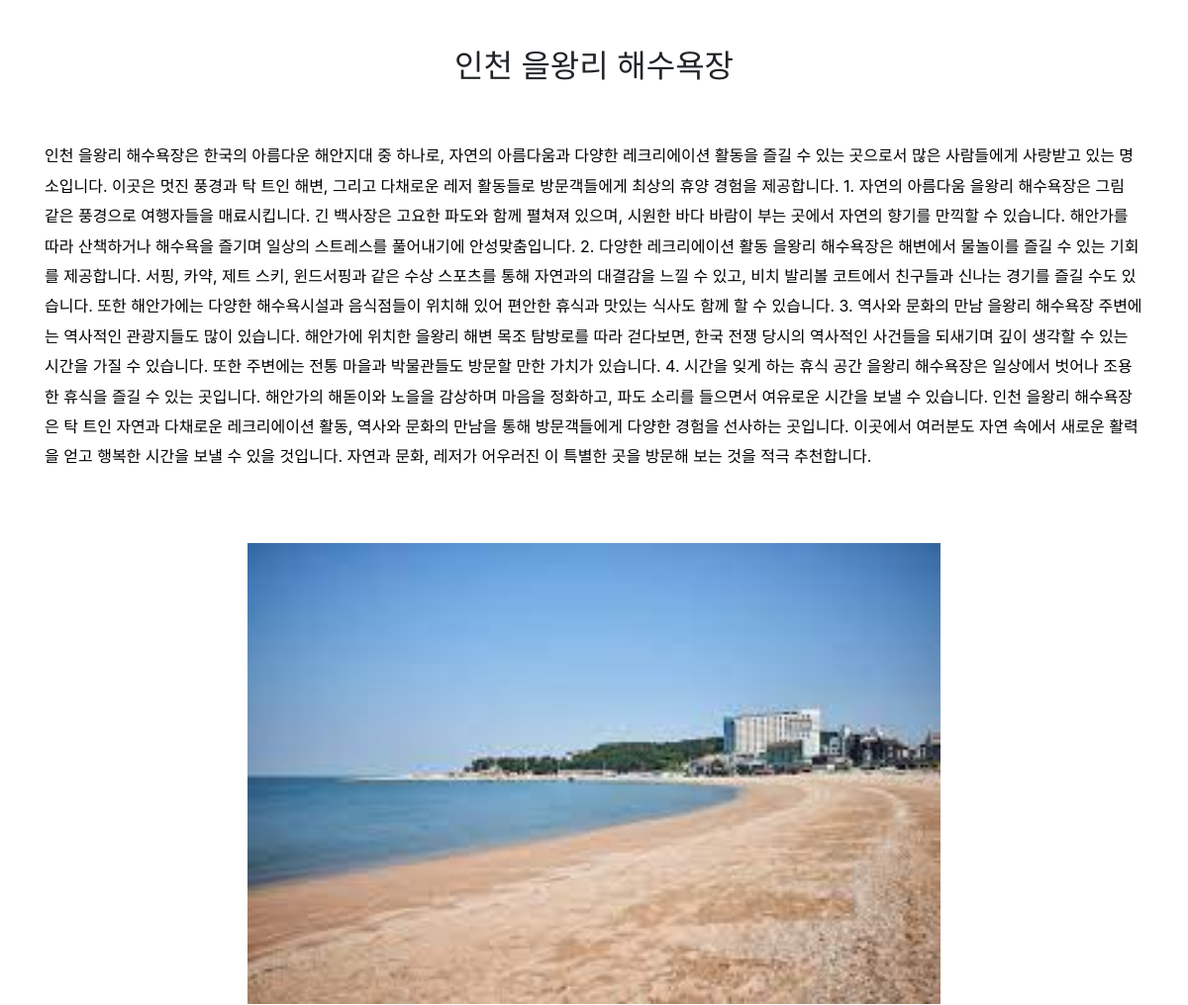
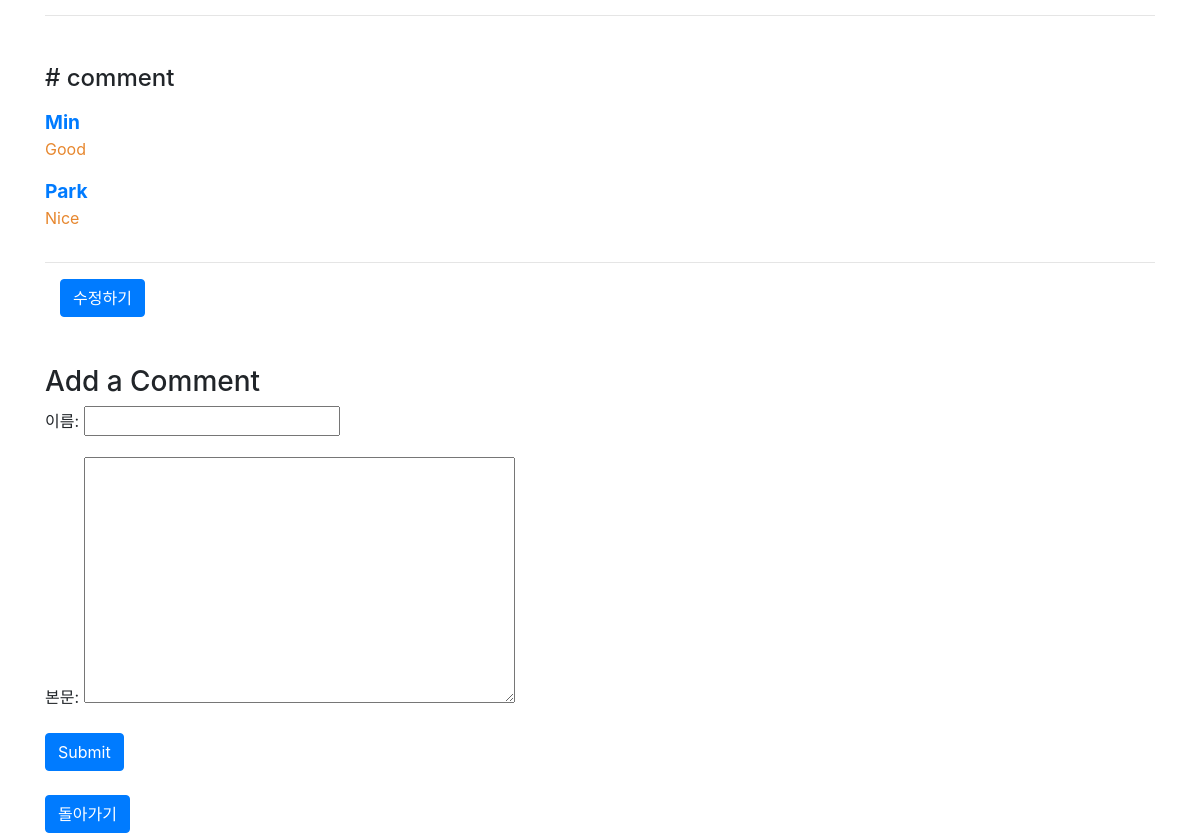
The app's page /post/detail/60/ with its own data (2 pictures, top to bottom).
### post/models.py (models this page shows, shortened)
class Post(models.Model):
    title=models.CharField(max_length=200, verbose_name='제목')
    body=models.TextField(verbose_name='본문')
    created_at=models.DateTimeField(auto_now_add=True, verbose_name='작성일')
    author=models.ForeignKey(Bcuser, on_delete=models.CASCADE, verbose_name='작성자')
    imgfile=models.ImageField(null=True, upload_to="", blank=True)  #이미지 칼럼 추가
    class Meta:
        db_table='Post_table'
        verbose_name='포스트'
        verbose_name_plural='포스트들'

class Comment(models.Model):
    post=models.ForeignKey(Post, related_name='comments', on_delete=models.CASCADE, verbose_name='포스트')
    name=models.CharField(max_length=80, verbose_name='이름')
    body=models.TextField(verbose_name='본문')
    created_at=models.DateTimeField(auto_now_add=True, verbose_name='작성일')
    class Meta:
        db_table='Comment_table'
        verbose_name='댓글'
        verbose_name_plural='댓글들'

### post/views.py (the view)
# urls.py: path('detail/<int:pk>/', views.post_detail, name='post_detail'), # 127.0.0.1:8000/post/detail/1
def post_detail(request, pk):
    post=get_object_or_404(Post, pk=pk) # Post : models의 Post 데이터베이스
    comments=post.comments.all()
    if request.method == 'POST':
        comment_form=CommentForm(request.POST)
        if comment_form.is_valid():
            comment=comment_form.save(commit=False)
            comment.post=post
            comment.save()
            return redirect('post_detail', pk=post.pk)
    else:
        comment_form=CommentForm()
    return render(request, 'post_detail.html', {'post':post,'comments':comments,'comment_form':comment_form})

### post/forms.py
class CommentForm(forms.ModelForm):
    class Meta:
        model = Comment
        fields = ['name','body']

### post/templates/post_detail.html (shortened to what this page needs)
{% extends "base.html" %}
{% block contents %}
<div class="row mt-5">
    <div class="col-12 text-center">
        <h2>{{post.title}}</h2>
    </div>
</div>
<div class="row mt-5">
    <div class="col-12">
        <p class="post-body">{{post.body}}</p>
    </div>
</div>
{% if post.imgfile %}
<div class="row mt-5">
    <div class="col-12 text-center">
    </div>
</div>
<div class="row">
    <div class="col-12 text-center">
        <img src="{{ post.imgfile.url }}" width="700">
    </div>
</div>
{% endif %}
<hr>
<div class="row mt-5">
    <div class="col-12">
        <h4>&#35; comment</h4>
        {% for comment in comments%}
        <div class="comment">
            <div class="comment-name">{{comment.name}}</div>
            <p>{{comment.body}}</p>
        </div>
        {% empty %}
        <p>No comment yet.</p>
        {% endfor %}
    </div>
</div>
<hr>
<div class="col-12 mt-2">
    <a href="/post/detail/{{post.id}}/modify/"><button type="button" class="btn btn-primary">수정하기</button></a>
</div>
<div class="row mt-5">
    <div class="col-12">
        <h3>Add a Comment</h3>
        <form method="POST">
            {{comment_form.as_p}}
            <button type="submit" class="btn btn-primary">Submit</button>
        </form>
    </div>
    <div class="col-12 mt-2">
        <button type="button" class="btn btn-primary" onclick="location.href='/post/post_list'">돌아가기</button>
    </div>
</div>
{% endblock %}

### post/templates/post_detail.html (style rules this page uses)
div.comment-name { font-size: 1.2em; font-weight: bold; color: #007BFF; }
.comment p { font-size: 1em; color: #e7872e; }
.post-body { font-size: 1.0em; font-weight: 400; line-height: 1.9; color: black; }

### records on screen
Post: title "인천 을왕리 해수욕장", body "인천 을왕리 해수욕장은 한국의 아름다운 해안지대 중 하나로, 자연의 아름다움과 다양한 레크리에이션 활동을 즐길 수 있는 곳으로서 많은 사람들에게 사랑받고 있는 명소입니다. 이곳은 멋진 풍경과 탁 트인 해변, 그리고 다채로운 레저 활동들로 방문객들에게 최상의 휴양 경험을 제공합니다. 1. 자연의 아름다움 을왕리 해수욕장은 그림 같은 풍경으로 여행자들을 매료시킵니다. 긴 백사장은 고요한 파도와 함께 펼쳐져 있으며, 시원한 바다 바람이 부는 곳에서 자연의 향기를 만끽할 수 있습니다. 해안가를 따라 산책하거나 해수욕을 즐기며 일상의 스트레스를 풀어내기에 안성맞춤입니다. 2. 다양한 레크리에이션 활동 을왕리 해수욕장은 해변에서 물놀이를 즐길 수 있는 기회를 제공합니다. 서핑, 카약, 제트 스키, 윈드서핑과 같은 수상 스포츠를 통해 자연과의 대결감을 느낄 수 있고, 비치 발리볼 코트에서 친구들과 신나는 경기를 즐길 수도 있습니다. 또한 해안가에는 다양한 해수욕시설과 음식점들이 위치해 있어 편안한 휴식과 맛있는 식사도 함께 할 수 있습니다. 3. 역사와 문화의 만남 을왕리 해수욕장 주변에는 역사적인 관광지들도 많이 있습니다. 해안가에 위치한 을왕리 해변 목조 탐방로를 따라 걷다보면, 한국 전쟁 당시의 역사적인 사건들을 되새기며 깊이 생각할 수 있는 시간을 가질 수 있습니다. 또한 주변에는 전통 마을과 박물관들도 방문할 만한 가치가 있습니다.…", imgfile (picture)
Comment: name "Min", body "Good"
Comment: name "Park", body "Nice"
